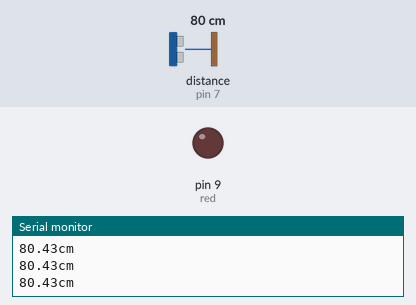
A sketch run on a simulated Arduino Uno, built with avr-gcc and run on an emulated ATmega328P. On the bench: output pins drawn as LEDs (lit = HIGH), the last lines printed to the serial monitor. Wiring (inferred from the names in the program): ultrasonic range finder: trigger pin 8; echo pin 7. Inputs (shaded band) come from the test bench; at power-on: distance to the obstacle (sensor on pin 7) 80 cm. The echo pulse lasts 58.3 µs per cm; pins used as bus, display or sensor lines are not drawn.

Above: at 1.2 s.
1.3 s: distance to the obstacle (sensor on pin 7) set to 7 cm
2.8 s: distance to the obstacle (sensor on pin 7) set to 4 cm
At 3.3 s:
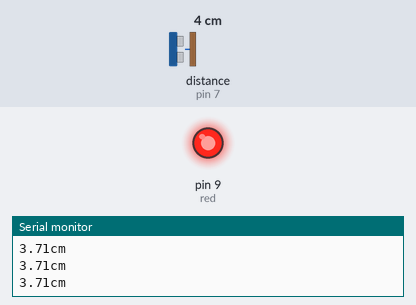
4.3 s: distance to the obstacle (sensor on pin 7) set to 9 cm
At 4.9 s:
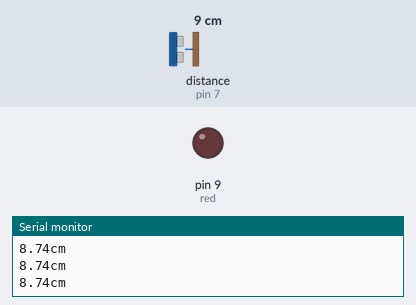
5.9 s: distance to the obstacle (sensor on pin 7) set to 2 cm
At 6.5 s:
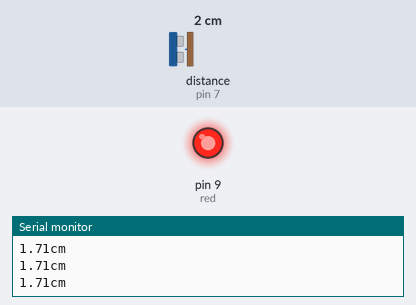
Timing chart, 0 to 8.5 s (numbered marks = the images above; inputs shaded):
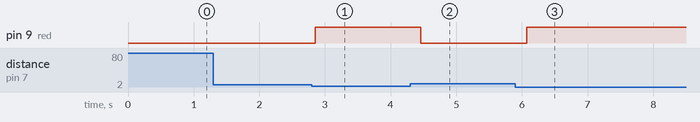

Measured:
- the behaviour switches between 6 and 5 cm on distance to the obstacle (sensor on pin 7) (found by bisection; images 0 and 1)
- after the input at 2.8 s, pin 9 (red): LOW → HIGH after 0.05 s
- after the input at 4.3 s, pin 9 (red): HIGH → LOW after 0.16 s
- after the input at 5.9 s, pin 9 (red): LOW → HIGH after 0.17 s

The sketch:

7_Microwave.ino
```cpp
int trig = 8;
int echo = 7;
int red = 9;

void setup() {
  Serial.begin(9600);
  pinMode(trig, OUTPUT);
  pinMode(echo, INPUT);
  pinMode(red, OUTPUT);
}

void loop() {
  digitalWrite(trig, LOW);
  digitalWrite(echo, LOW);
  delayMicroseconds(2);
  digitalWrite(trig, HIGH);
  delayMicroseconds(10);
  digitalWrite(trig, LOW);

  unsigned long duration = pulseIn(echo, HIGH);

  // 초음파의 속도는 초당 340미터를 이동하거나, 29마이크로초 당 1센치를 이동합니다.
  // 왕복이기 때문에 2를 더 나누어주어야함.
  float distance = duration / 29.0 / 2.0;

  // 측정된 거리 값를 시리얼 모니터에 출력합니다.
  Serial.print(distance);
  Serial.println("cm");

  if(distance < 5){
    digitalWrite(red, HIGH);
  }else{
    digitalWrite(red, LOW);

  }

  delay(200);
}
```
